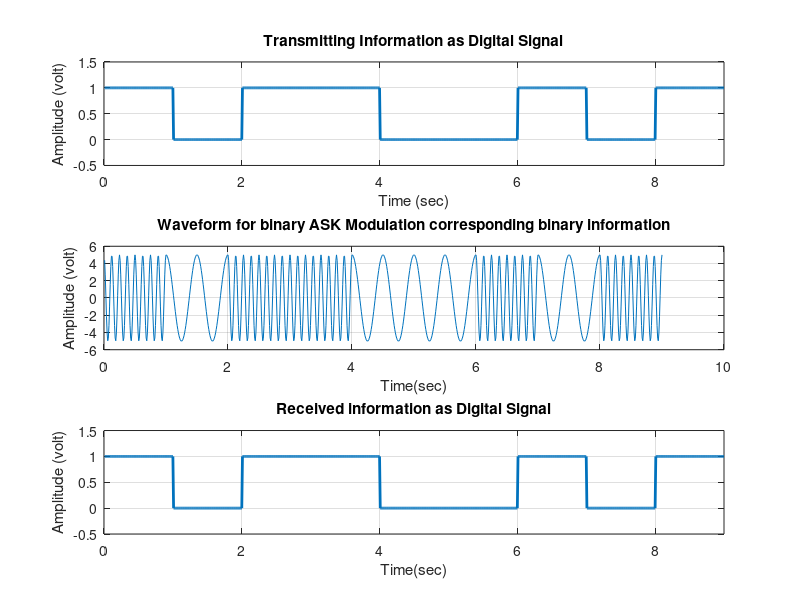

MATLAB code to generate this figure:
clc;
clear all;
close all;
N=9;
x=[1 0 1 1 0 0 1 0 1];
disp('Binary Information at transmitter');
disp(x);

%Representation of Transmitting binary information as digital signal
bit=[];
for n=1:N
    for xx=1:100
        se(xx)=x(n);
    end
    bit=[bit se];
end
t1=0.01:0.01:N;
subplot(3,1,1)
plot(t1,bit,'linewidth',2);
grid on;
axis([0 length(x) -0.5 1.5]);
ylabel('Amplitude (volt)');
xlabel('Time (sec)');
title('Transmitting Information as Digital Signal');


%Binary FSK Modulation
A=5;
f1=8;
f2=2;
t2=0.01:0.01:1;
%ss=length(t2);
fskm=[];
for i=1:N
    if x(i)==1
        y=A*cos(2*pi*f1*t2);
    else
        y=A*cos(2*pi*f2*t2);
    end                                                                                                                                                                                                                                                                                                                                                                                                                                                                                                                                                                                                                                                                                                                                                                                                                                                                                                                                                   
    fskm=[fskm y];
end
t3=.01:.01:N;
subplot(3,1,2)
plot(t3,fskm);
%axis([0, .1, -11, 11]);
grid on;
xlabel('Time(sec)');
ylabel('Amplitude (volt)');
title('Waveform for binary ASK Modulation corresponding binary information');


%Binary ASK Demodulation
mn=[];
for n=1:length(x)
    t=.01:.01:1;
    y1=cos(2*pi*f1*t);
    y2=cos(2*pi*f2*t);
    mm1=y1.*fskm(100*(n-(0.99)):100*n);
    mm2=y2.*fskm(100*(n-(0.99)):100*n);
    %t4=.01:.01:1;
    z1=trapz(t,mm1);
    z2=trapz(t,mm2);
    
    %disp(z);
    zz1=round((2*z1));
    zz2=round((2*z2));
    if(zz1>A/2)
        a=1;
    end
    if(zz2>A/2)
        a=0;
    end
    mn=[mn a];
end
disp('Binary Information at Receiver');
disp(mn);



%Represntation of Binary data into Digital signal
bit=[];
for n=1:length(mn)
    for jj=1:100
        se(jj)=mn(n);
    end
    bit=[bit se];
end
t4=.01:.01:N;
subplot(3,1,3)
plot(t4,bit,'linewidth',2);
grid on;
axis([0 length(mn) -0.5 1.5]);
xlabel('Time(sec)');
ylabel('Amplitude (volt)');
title('Received information as Digital Signal');

